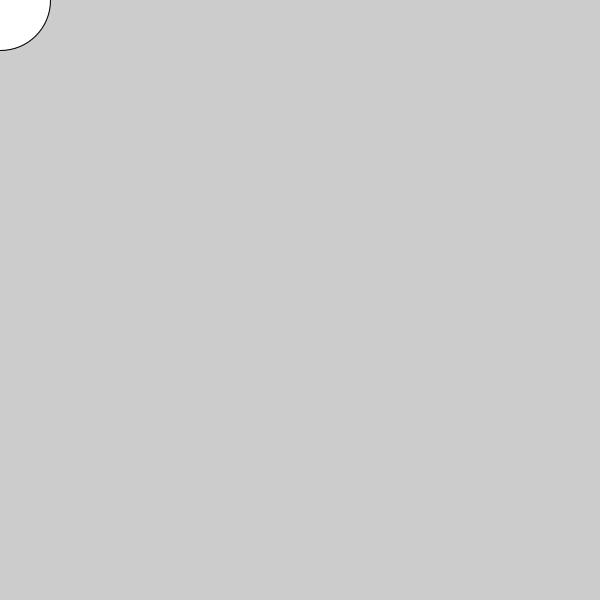
Frame 1 (no input)
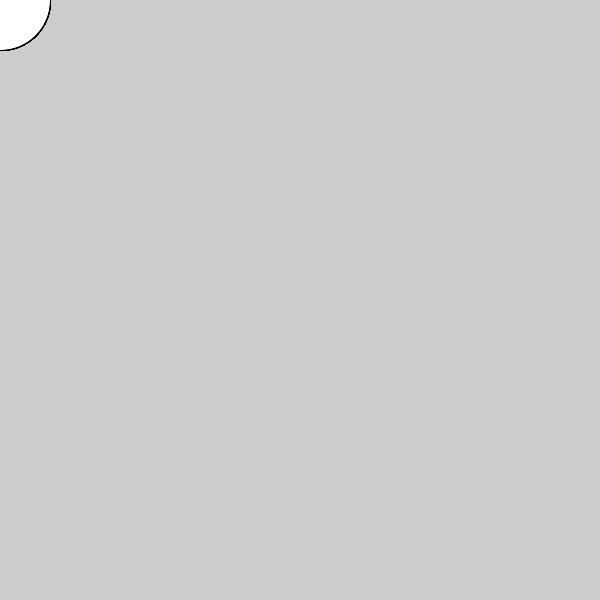
Frame 60 (the mouse pressed at the canvas centre just before this capture)
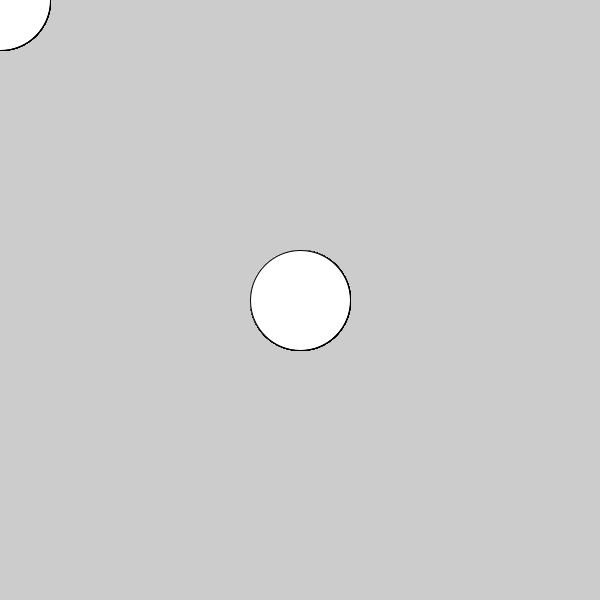
Frame 120 (the mouse held since frame 60 and released just before this capture)

The Processing sketch that drew these frames (run headless with seeded random() and noise(); from frame 60 on, the mouse is pressed at the canvas centre):

// Processing sketch: bola_que_segue
// ── bola_que_segue.pde

int t = 100;

void setup() {
  size(600,600);
}

void draw() {
  if (mouseButton == LEFT) fill(255,0,0); else
    if (mouseButton == RIGHT) fill(0,255,0); else
      if (mouseButton == CENTER) fill (0,0,255);
  ellipse(mouseX, mouseY,t,t);
}

void mousePressed(){
  if (mouseButton == LEFT) t=t+4;
  if (mouseButton == RIGHT) t=t-4;
}
